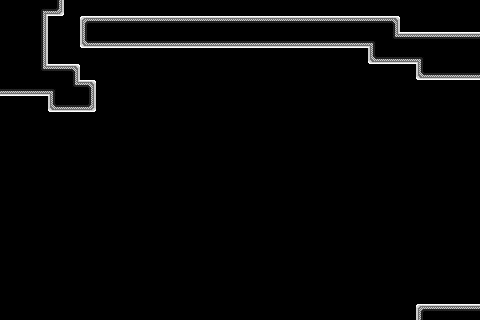

A 2D game scene composited from a Tiled map and its tileset images. What follows is a short description and the map's XML, with every tile layer's data as written:
An orthogonal 30x20 tile map with 16x16 px tiles, 4 tile layers (bkg_far, bkg_close, ground, foreground), 3 tilesets.

<map version="1.10" tiledversion="1.11.0" orientation="orthogonal" renderorder="right-down" width="30" height="20" tilewidth="16" tileheight="16" infinite="0" nextlayerid="5" nextobjectid="1">
 <tileset firstgid="1" source="../../memory_block.tsx" />
 <tileset firstgid="16" source="../../PlaceholderSprites.tsx" />
 <tileset firstgid="121" source="../../jail_wall.tsx" />
 <layer id="4" name="bkg_far" width="30" height="20">
  <properties>
   <property name="unity:sortinglayer" value="Bkg_far" />
  </properties>
  <data encoding="csv">
0,0,0,0,0,0,0,0,0,0,0,0,0,0,0,0,0,0,0,0,0,0,0,0,0,0,0,0,0,0,
0,0,0,0,0,0,0,0,0,0,0,0,0,0,0,0,0,0,0,0,0,0,0,0,0,0,0,0,0,0,
0,0,0,0,0,0,0,0,0,0,0,0,0,0,0,0,0,0,0,0,0,0,0,0,0,0,0,0,0,0,
0,0,0,0,0,0,0,0,0,0,0,0,0,0,0,0,0,0,0,0,0,0,0,0,0,0,0,0,0,0,
0,0,0,0,0,0,0,0,0,0,0,0,0,0,0,0,0,0,0,0,0,0,0,0,0,0,0,0,0,0,
0,0,0,0,0,0,0,0,0,0,0,0,0,0,0,0,0,0,0,0,0,0,0,0,0,0,0,0,0,0,
0,0,0,0,0,0,0,0,0,0,0,0,0,0,0,0,0,0,0,0,0,0,0,0,0,0,0,0,0,0,
0,0,0,0,0,0,0,0,0,0,0,0,0,0,0,0,0,0,0,0,0,0,0,0,0,0,0,0,0,0,
0,0,0,0,0,0,0,0,0,0,0,0,0,0,0,0,0,0,0,0,0,0,0,0,0,0,0,0,0,0,
0,0,0,0,0,0,0,0,0,0,0,0,0,0,0,0,0,0,0,0,0,0,0,0,0,0,0,0,0,0,
0,0,0,0,0,0,0,0,0,0,0,0,0,0,0,0,0,0,0,0,0,0,0,0,0,0,0,0,0,0,
0,0,0,0,0,0,0,0,0,0,0,0,0,0,0,0,0,0,0,0,0,0,0,0,0,0,0,0,0,0,
0,0,0,0,0,0,0,0,0,0,0,0,0,0,0,0,0,0,0,0,0,0,0,0,0,0,0,0,0,0,
0,0,0,0,0,0,0,0,0,0,0,0,0,0,0,0,0,0,0,0,0,0,0,0,0,0,0,0,0,0,
0,0,0,0,0,0,0,0,0,0,0,0,0,0,0,0,0,0,0,0,0,0,0,0,0,0,0,0,0,0,
0,0,0,0,0,0,0,0,0,0,0,0,0,0,0,0,0,0,0,0,0,0,0,0,0,0,0,0,0,0,
0,0,0,0,0,0,0,0,0,0,0,0,0,0,0,0,0,0,0,0,0,0,0,0,0,0,0,0,0,0,
0,0,0,0,0,0,0,0,0,0,0,0,0,0,0,0,0,0,0,0,0,0,0,0,0,0,0,0,0,0,
0,0,0,0,0,0,0,0,0,0,0,0,0,0,0,0,0,0,0,0,0,0,0,0,0,0,0,0,0,0,
0,0,0,0,0,0,0,0,0,0,0,0,0,0,0,0,0,0,0,0,0,0,0,0,0,0,0,0,0,0
</data>
 </layer>
 <layer id="1" name="bkg_close" width="30" height="20">
  <properties>
   <property name="unity:sortinglayer" value="Bkg" />
  </properties>
  <data encoding="csv">
0,0,0,0,0,0,0,0,0,0,0,0,0,0,0,0,0,0,0,0,0,0,0,0,0,0,0,0,0,0,
0,0,0,0,0,0,0,0,0,0,0,0,0,0,0,0,0,0,0,0,0,0,0,0,0,0,0,0,0,0,
0,0,0,0,0,0,0,0,0,0,0,0,0,0,0,0,0,0,0,0,0,0,0,0,0,0,0,0,0,0,
0,0,0,0,0,0,0,0,0,0,0,0,0,0,0,0,0,0,0,0,0,0,0,0,0,0,0,0,0,0,
0,0,0,0,0,0,0,0,0,0,0,0,0,0,0,0,0,0,0,0,0,0,0,0,0,0,0,0,0,0,
0,0,0,0,0,0,0,0,0,0,0,0,0,0,0,0,0,0,0,0,0,0,0,0,0,0,0,0,0,0,
0,0,0,0,0,0,0,0,0,0,0,0,0,0,0,0,0,0,0,0,0,0,0,0,0,0,0,0,0,0,
0,0,0,0,0,0,0,0,0,0,0,0,0,0,0,0,0,0,0,0,0,0,0,0,0,0,0,0,0,0,
0,0,0,0,0,0,0,0,0,0,0,0,0,0,0,0,0,0,0,0,0,0,0,0,0,0,0,0,0,0,
0,0,0,0,0,0,0,0,0,0,0,0,0,0,0,0,0,0,0,0,0,0,0,0,0,0,0,0,0,0,
0,0,0,0,0,0,0,0,0,0,0,0,0,0,0,0,0,0,0,0,0,0,0,0,0,0,0,0,0,0,
0,0,0,0,0,0,0,0,0,0,0,0,0,0,0,0,0,0,0,0,0,0,0,0,0,0,0,0,0,0,
0,0,0,0,0,0,0,0,0,0,0,0,0,0,0,0,0,0,0,0,0,0,0,0,0,0,0,0,0,0,
0,0,0,0,0,0,0,0,0,0,0,0,0,0,0,0,0,0,0,0,0,0,0,0,0,0,0,0,0,0,
0,0,0,0,0,0,0,0,0,0,0,0,0,0,0,0,0,0,0,0,0,0,0,0,0,0,0,0,0,0,
0,0,0,0,0,0,0,0,0,0,0,0,0,0,0,0,0,0,0,0,0,0,0,0,0,0,0,0,0,0,
0,0,0,0,0,0,0,0,0,0,0,0,0,0,0,0,0,0,0,0,0,0,0,0,0,0,0,0,0,0,
0,0,0,0,0,0,0,0,0,0,0,0,0,0,0,0,0,0,0,0,0,0,0,0,0,0,0,0,0,0,
0,0,0,0,0,0,0,0,0,0,0,0,0,0,0,0,0,0,0,0,0,0,0,0,0,0,0,0,0,0,
0,0,0,0,0,0,0,0,0,0,0,0,0,0,0,0,0,0,0,0,0,0,0,0,0,0,0,0,0,0
</data>
 </layer>
 <layer id="2" name="ground" width="30" height="20">
  <properties>
   <property name="unity:layer" value="Ground" />
   <property name="unity:sortinglayer" value="Ground" />
  </properties>
  <data encoding="csv">
7,7,10,13,0,0,0,0,0,0,0,0,0,0,0,0,0,0,0,0,0,0,0,0,0,0,0,0,0,0,
7,7,8,0,0,1,2,2,2,2,2,2,2,2,2,2,2,2,2,2,2,2,2,2,3,0,0,0,0,0,
7,7,8,0,0,11,12,12,12,12,12,12,12,12,12,12,12,12,12,12,12,12,12,9,5,2,2,2,2,2,
7,7,8,0,0,0,0,0,0,0,0,0,0,0,0,0,0,0,0,0,0,0,0,11,12,12,9,7,7,7,
7,7,5,2,3,0,0,0,0,0,0,0,0,0,0,0,0,0,0,0,0,0,0,0,0,0,11,12,12,12,
12,12,12,9,5,3,0,0,0,0,0,0,0,0,0,0,0,0,0,0,0,0,0,0,0,0,0,0,0,0,
0,0,0,11,12,13,0,0,0,0,0,0,0,0,0,0,0,0,0,0,0,0,0,0,0,0,0,0,0,0,
0,0,0,0,0,0,0,0,0,0,0,0,0,0,0,0,0,0,0,0,0,0,0,0,0,0,0,0,0,0,
0,0,0,0,0,0,0,0,0,0,0,0,0,0,0,0,0,0,0,0,0,0,0,0,0,0,0,0,0,0,
0,0,0,0,0,0,0,0,0,0,0,0,0,0,0,0,0,0,0,0,0,0,0,0,0,0,0,0,0,0,
0,0,0,0,0,0,0,0,0,0,0,0,0,0,0,0,0,0,0,0,0,0,0,0,0,0,0,0,0,0,
0,0,0,0,0,0,0,0,0,0,0,0,0,0,0,0,0,0,0,0,0,0,0,0,0,0,0,0,0,0,
0,0,0,0,0,0,0,0,0,0,0,0,0,0,0,0,0,0,0,0,0,0,0,0,0,0,0,0,0,0,
0,0,0,0,0,0,0,0,0,0,0,0,0,0,0,0,0,0,0,0,0,0,0,0,0,0,0,0,0,0,
0,0,0,0,0,0,0,0,0,0,0,0,0,0,0,0,0,0,0,0,0,0,0,0,0,0,0,0,0,0,
0,0,0,0,0,0,0,0,0,0,0,0,0,0,0,0,0,0,0,0,0,0,0,0,0,0,0,0,0,0,
0,0,0,0,0,0,0,0,0,0,0,0,0,0,0,0,0,0,0,0,0,0,0,0,0,0,0,0,0,0,
0,0,0,0,0,0,0,0,0,0,0,0,0,0,0,0,0,0,0,0,0,0,0,0,0,0,0,0,0,0,
0,0,0,0,0,0,0,0,0,0,0,0,0,0,0,0,0,0,0,0,0,0,0,0,0,0,0,0,0,0,
0,0,0,0,0,0,0,0,0,0,0,0,0,0,0,0,0,0,0,0,0,0,0,0,0,0,1,2,2,2
</data>
 </layer>
 <layer id="3" name="foreground" width="30" height="20">
  <properties>
   <property name="unity:sortinglayer" value="Foreground" />
  </properties>
  <data encoding="csv">
0,0,0,0,0,0,0,0,0,0,0,0,0,0,0,0,0,0,0,0,0,0,0,0,0,0,0,0,0,0,
0,0,0,0,0,0,0,0,0,0,0,0,0,0,0,0,0,0,0,0,0,0,0,0,0,0,0,0,0,0,
0,0,0,0,0,0,0,0,0,0,0,0,0,0,0,0,0,0,0,0,0,0,0,0,0,0,0,0,0,0,
0,0,0,0,0,0,0,0,0,0,0,0,0,0,0,0,0,0,0,0,0,0,0,0,0,0,0,0,0,0,
0,0,0,0,0,0,0,0,0,0,0,0,0,0,0,0,0,0,0,0,0,0,0,0,0,0,0,0,0,0,
0,0,0,0,0,0,0,0,0,0,0,0,0,0,0,0,0,0,0,0,0,0,0,0,0,0,0,0,0,0,
0,0,0,0,0,0,0,0,0,0,0,0,0,0,0,0,0,0,0,0,0,0,0,0,0,0,0,0,0,0,
0,0,0,0,0,0,0,0,0,0,0,0,0,0,0,0,0,0,0,0,0,0,0,0,0,0,0,0,0,0,
0,0,0,0,0,0,0,0,0,0,0,0,0,0,0,0,0,0,0,0,0,0,0,0,0,0,0,0,0,0,
0,0,0,0,0,0,0,0,0,0,0,0,0,0,0,0,0,0,0,0,0,0,0,0,0,0,0,0,0,0,
0,0,0,0,0,0,0,0,0,0,0,0,0,0,0,0,0,0,0,0,0,0,0,0,0,0,0,0,0,0,
0,0,0,0,0,0,0,0,0,0,0,0,0,0,0,0,0,0,0,0,0,0,0,0,0,0,0,0,0,0,
0,0,0,0,0,0,0,0,0,0,0,0,0,0,0,0,0,0,0,0,0,0,0,0,0,0,0,0,0,0,
0,0,0,0,0,0,0,0,0,0,0,0,0,0,0,0,0,0,0,0,0,0,0,0,0,0,0,0,0,0,
0,0,0,0,0,0,0,0,0,0,0,0,0,0,0,0,0,0,0,0,0,0,0,0,0,0,0,0,0,0,
0,0,0,0,0,0,0,0,0,0,0,0,0,0,0,0,0,0,0,0,0,0,0,0,0,0,0,0,0,0,
0,0,0,0,0,0,0,0,0,0,0,0,0,0,0,0,0,0,0,0,0,0,0,0,0,0,0,0,0,0,
0,0,0,0,0,0,0,0,0,0,0,0,0,0,0,0,0,0,0,0,0,0,0,0,0,0,0,0,0,0,
0,0,0,0,0,0,0,0,0,0,0,0,0,0,0,0,0,0,0,0,0,0,0,0,0,0,0,0,0,0,
0,0,0,0,0,0,0,0,0,0,0,0,0,0,0,0,0,0,0,0,0,0,0,0,0,0,0,0,0,0
</data>
 </layer>
</map>
